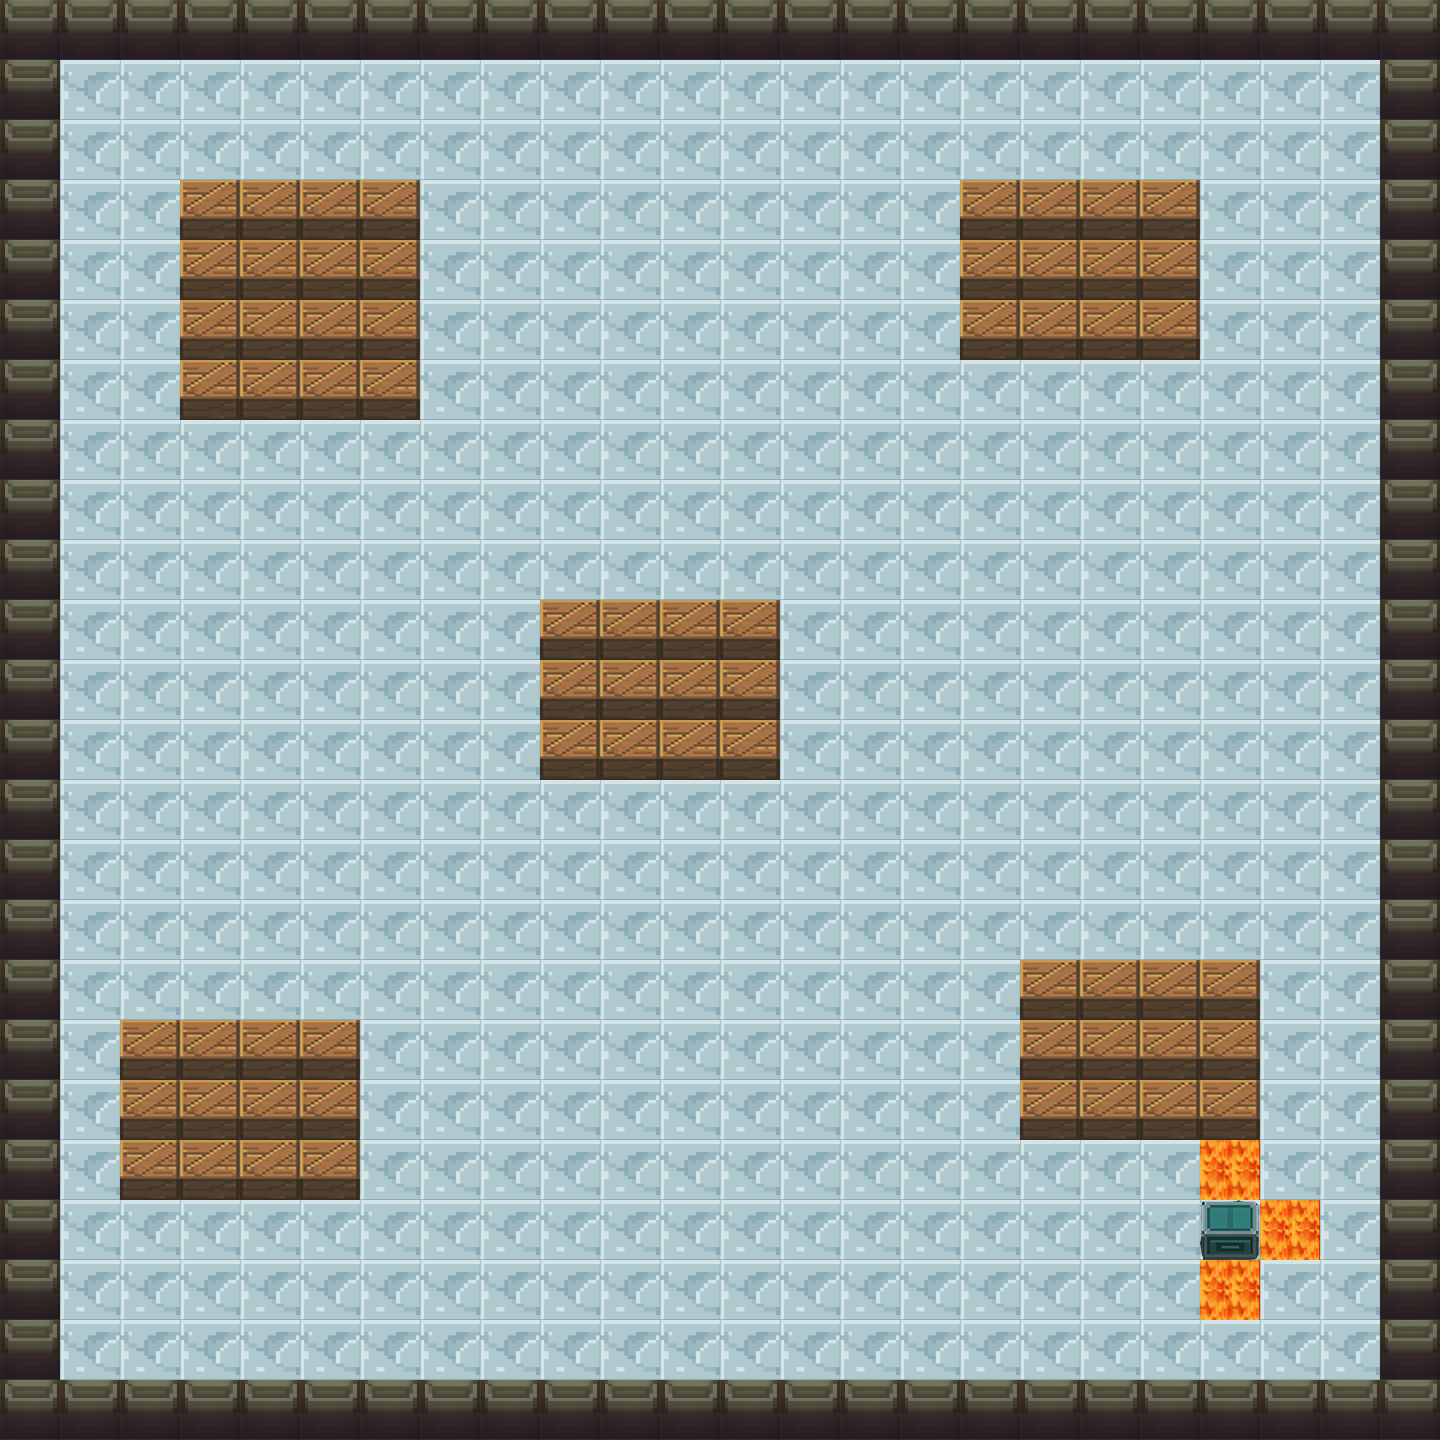

A 2D game scene composited from a Tiled map and its tileset images. What follows is a short description and the map's XML, with each tile layer's data collapsed to a summary:
An orthogonal 24x24 tile map with 60x60 px tiles, 7 tile layers (boxes, collision, Base, Wall, ...), 6 tilesets.

<map version="1.2" tiledversion="1.3.4" orientation="orthogonal" renderorder="right-down" width="24" height="24" tilewidth="60" tileheight="60" infinite="0" nextlayerid="8" nextobjectid="1">
 <tileset firstgid="1" name="墙与箱子(60版本)" tilewidth="60" tileheight="60" tilecount="2" columns="2">
  <image source="墙与箱子(60版本).png" width="120" height="60" />
 </tileset>
 <tileset firstgid="3" name="暗色石头墙" tilewidth="60" tileheight="60" tilecount="1" columns="1">
  <image source="暗色石头墙.png" width="60" height="60" />
 </tileset>
 <tileset firstgid="4" name="雪地板" tilewidth="60" tileheight="60" tilecount="1" columns="1">
  <image source="雪地板.png" width="60" height="60" />
 </tileset>
 <tileset firstgid="5" name="标记色块" tilewidth="60" tileheight="60" tilecount="4" columns="4">
  <image source="标记色块.png" width="240" height="60" />
 </tileset>
 <tileset firstgid="9" name="合上的箱子" tilewidth="60" tileheight="60" tilecount="1" columns="1">
  <image source="合上的箱子.png" width="60" height="60" />
 </tileset>
 <tileset firstgid="10" name="岩浆" tilewidth="60" tileheight="60" tilecount="1" columns="1">
  <image source="岩浆.png" width="60" height="60" />
 </tileset>
 <layer id="3" name="boxes" width="24" height="24">
  <data>[576 cells, 64 non-empty, 1 distinct tile ids]</data>
 </layer>
 <layer id="2" name="collision" width="24" height="24">
  <data>[576 cells, 156 non-empty, 1 distinct tile ids]</data>
 </layer>
 <layer id="1" name="Base" width="24" height="24">
  <data>[576 cells, 576 non-empty, 1 distinct tile ids]</data>
 </layer>
 <layer id="5" name="Wall" width="24" height="24">
  <data>[576 cells, 93 non-empty, 2 distinct tile ids]</data>
 </layer>
 <layer id="6" name="Treasure" width="24" height="24">
  <data>[576 cells, 1 non-empty, 1 distinct tile ids]</data>
 </layer>
 <layer id="7" name="debuff" width="24" height="24">
  <data>[576 cells, 3 non-empty, 1 distinct tile ids]</data>
 </layer>
 <layer id="4" name="Barrier" width="24" height="24">
  <data>[576 cells, 64 non-empty, 1 distinct tile ids]</data>
 </layer>
</map>
